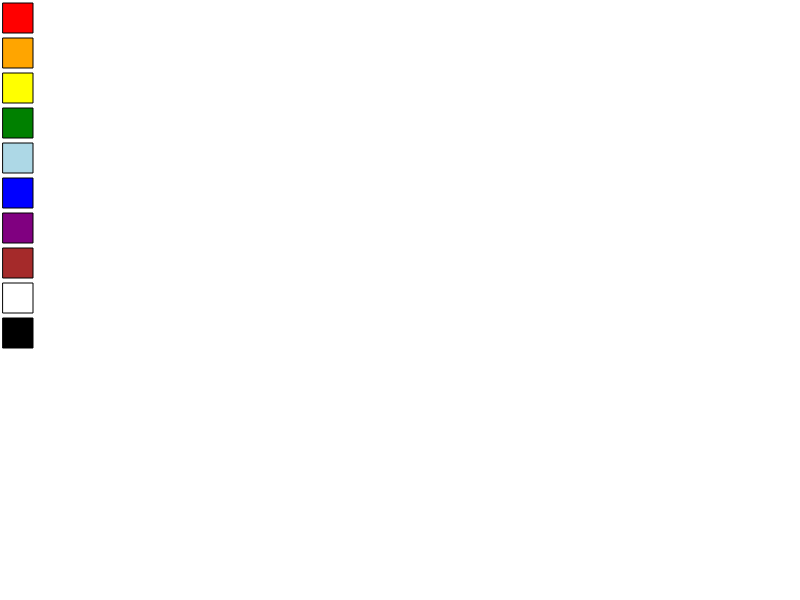
Frame 1 (no input)
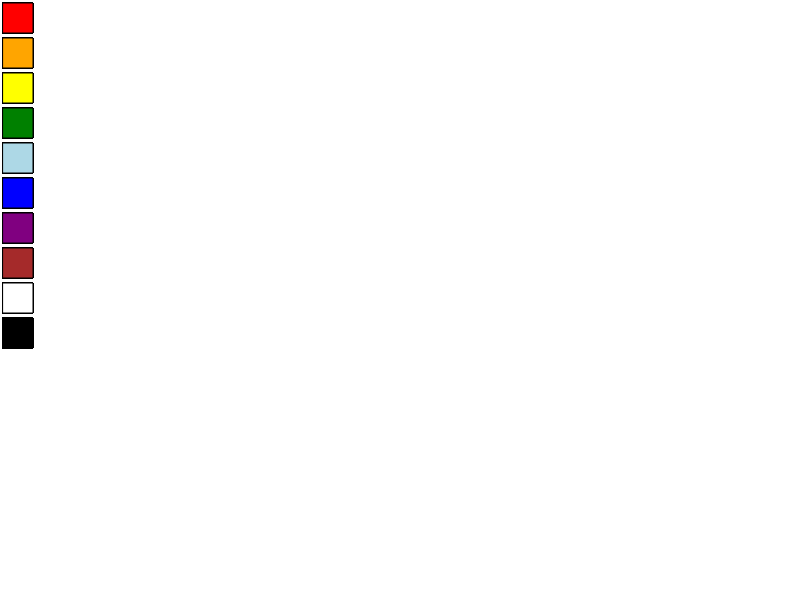
Frame 60 (no input)
Frame 120 (the mouse pressed at the canvas centre since frame 60): identical to frame 60, image omitted

The p5.js sketch that drew these frames (run headless with seeded random() and noise() and a simulated clock; from frame 60 on, the mouse is pressed at the canvas centre):

// p5.js sketch
// ── sketch.js
function setup() {
  createCanvas(800,600);
  background("white");
}

function draw() {
  let colorList = ["red","orange","yellow","green","lightblue","blue","purple","brown","white","black"];

  for(let i = 0; i < 10; i++) {
    fill(colorList[i]);
    rect(3,3 + i * 35, 30, 30);
    noFill();
  }
}

function mousePressed() {
  if (mouseX >= 3 && mouseX <= 33 ) {
    if (mouseY >= 3 && mouseY <= 33) {
      colSelected = color("red");
    } else if (mouseY >= 38 && mouseY <= 68) {
      colSelected = color("orange");
    } else if (mouseY >= 73 && mouseY <= 103) {
      colSelected = color("yellow");
    } else if (mouseY >= 108 && mouseY <= 138) {
      colSelected = color("green");
    } else if (mouseY >= 143 && mouseY <= 173) {
      colSelected = color("lightblue");
    } else if (mouseY >= 178 && mouseY <= 208) {
      colSelected = color("blue");
    } else if (mouseY >= 213 && mouseY <= 243) {
      colSelected = color("purple");
    } else if (mouseY >= 248 && mouseY <= 278) {
      colSelected = color("brown");
    } else if (mouseY >= 283 && mouseY <= 313) {
      colSelected = color("white");
    } else if (mouseY >= 318 && mouseY <= 348) {
      colSelected = color("black");
    }
  }
}

function mouseDragged() {
  strokeWeight(10);
  stroke(colSelected);
  line(pmouseX,pmouseY,mouseX,mouseY);
  stroke("black");
  strokeWeight(1);
}
